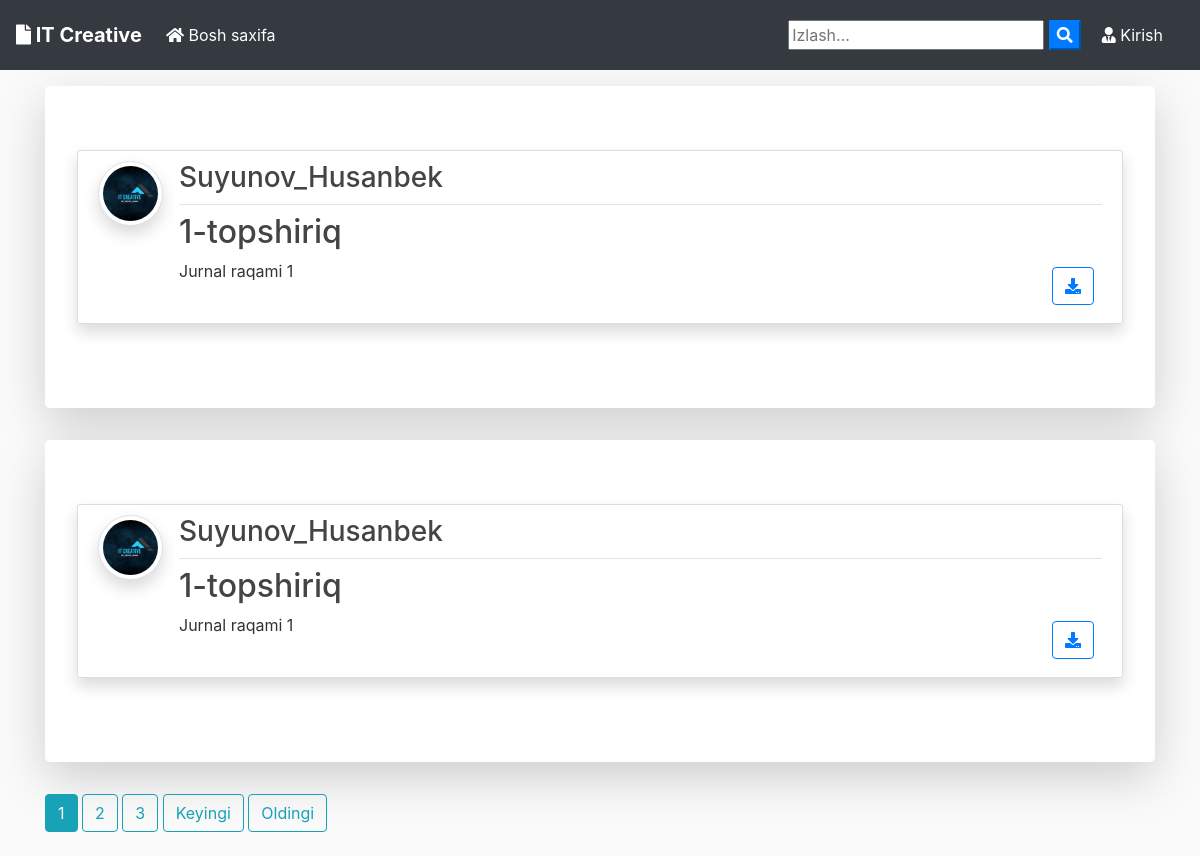
Before: /blog-home with the older database file.
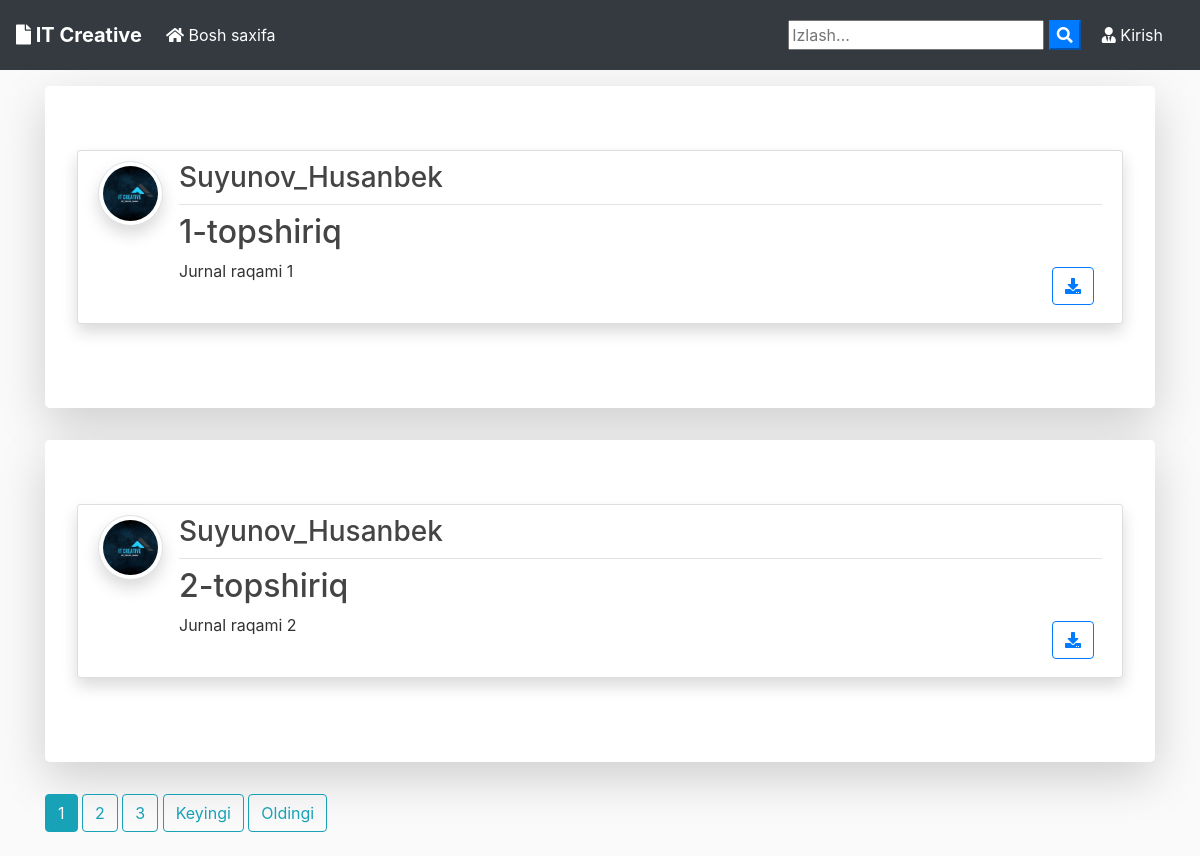
After: the same page with the newer database file.
### blog/models.py (models this page shows, shortened)
class Post(models.Model):
	title = models.CharField(max_length=100)
	file = models.FileField(null=True,blank=True,upload_to='File nomi')
	content = models.TextField()
	date_posted = models.DateTimeField(default=timezone.now)
	author = models.ForeignKey(User, on_delete=models.CASCADE)

### users/models.py (models this page shows, shortened)
class Profile(models.Model):
    user = models.OneToOneField(User, on_delete=models.CASCADE)
    image = models.ImageField(default='default.jpg', upload_to='profile_pics')

### blog/views.py (the view)
# urls.py: path('blog-home', PostListView.as_view(), name='blog-home'),
class PostListView(ListView):
    model = Post
    template_name = 'blog/home.html'  # <app>/<model>_<viewtype>.html
    context_object_name = 'posts'
    ordering = ['-date_posted']
    paginate_by = 2

### blog/templates/blog/home.html (shortened to what this page needs)
{% extends "blog/base.html" %}
{% block content %}
    {% for post in posts %}
      <div class="jumbotron mt-3 bg-white shadow-lg">
      <article class="media content-section shadow">
        <a href="{{ post.author.profile.image.url }} " target="_blank"> <img src="{{ post.author.profile.image.url }}  " alt="" class="article-img rounded-circle img-thumbnail img-fluid shadow">
        </a>
        <div class="media-body">
          <div class="article-metadata d-flex justify-content-between">
            <a class="mr-2 " href="{% url 'user-posts' post.author.username  %}"><h3>{{ post.author }}</h3></a>
          </div>
          <h2><a class="article-title text-justify " href="{% url 'post-detail' post.id %}">{{ post.title }}</a></h2>
          <div class="d-flex justify-content-between">
            <p class="article-content text-justify text-truncate overflow-hidden">{{ post.content }}</p>
            {% if post.file %}
          <div class="form-group mt-0 pt-0  m-2">
            <a class="btn btn-outline-primary  btn-d "  href="{{ post.file.url }}"  download type="submit"><i class="fas fa-download"></i></a>
          </div>
          {% endif %}
          </div>
        </div>
      </article>
      </div>
    {% endfor %}
    {% if is_paginated %}
      {% for num in page_obj.paginator.page_range %}
        {% if page_obj.number == num %}
          <a class="btn btn-info mb-4" href="?page={{ num }}">{{ num }}</a>
        {% elif num > page_obj.number|add:'-3' and num < page_obj.number|add:'3' %}
          <a class="btn btn-outline-info mb-4" href="?page={{ num }}">{{ num }}</a>
        {% endif %}
      {% endfor %}
      {% if page_obj.has_next %}
        <a class="btn btn-outline-info mb-4" href="?page={{ page_obj.next_page_number }}">Keyingi</a>
        <a class="btn btn-outline-info mb-4" href="?page={{ page_obj.paginator.num_pages }}">Oldingi</a>
      {% endif %}
    {% endif %}
{% endblock content %}

Changed rows visible on the page:
removed Post: author.profile.image (picture), author "Suyunov_Husanbek", title "1-topshiriq", content "Jurnal raqami 1"
now on this page (row unchanged): Post: author.profile.image (picture), author "Suyunov_Husanbek", title "2-topshiriq", content "Jurnal raqami 2"
